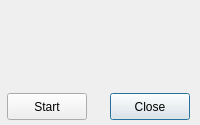
<?xml version="1.0" encoding="UTF-8"?>
<ui version="4.0">
 <class>ToolLineDialog</class>
 <widget class="QDialog" name="ToolLineDialog">
  <property name="geometry">
   <rect>
    <x>0</x>
    <y>0</y>
    <width>200</width>
    <height>125</height>
   </rect>
  </property>
  <property name="windowTitle">
   <string>Line Tool</string>
  </property>
  <widget class="AttribLineWidget" name="linewidget" native="true">
   <property name="geometry">
    <rect>
     <x>8</x>
     <y>9</y>
     <width>181</width>
     <height>80</height>
    </rect>
   </property>
   <property name="toolTip">
    <string>Double clic to start tool</string>
   </property>
  </widget>
  <widget class="QPushButton" name="close_btn">
   <property name="geometry">
    <rect>
     <x>110</x>
     <y>93</y>
     <width>80</width>
     <height>27</height>
    </rect>
   </property>
   <property name="toolTip">
    <string>Close dialog</string>
   </property>
   <property name="text">
    <string>Close</string>
   </property>
  </widget>
  <widget class="QPushButton" name="start_btn">
   <property name="geometry">
    <rect>
     <x>7</x>
     <y>93</y>
     <width>80</width>
     <height>27</height>
    </rect>
   </property>
   <property name="toolTip">
    <string>Start tool</string>
   </property>
   <property name="text">
    <string>Start</string>
   </property>
   <property name="icon">
    <iconset>
     <normaloff>ressources/icon_point.png</normaloff>ressources/icon_point.png</iconset>
   </property>
  </widget>
 </widget>
 <customwidgets>
  <customwidget>
   <class>AttribLineWidget</class>
   <extends>QWidget</extends>
   <header>attriblinewidget.h</header>
   <container>1</container>
  </customwidget>
 </customwidgets>
 <resources/>
 <connections/>
</ui>
